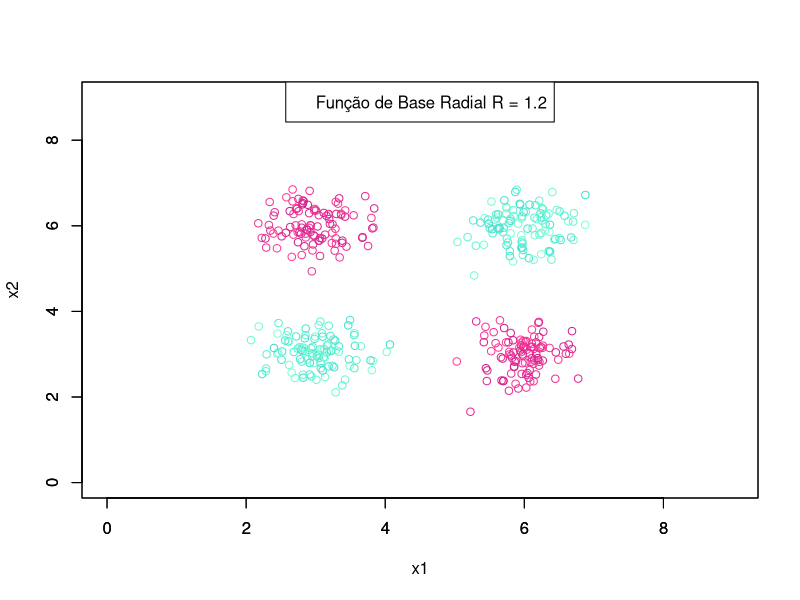
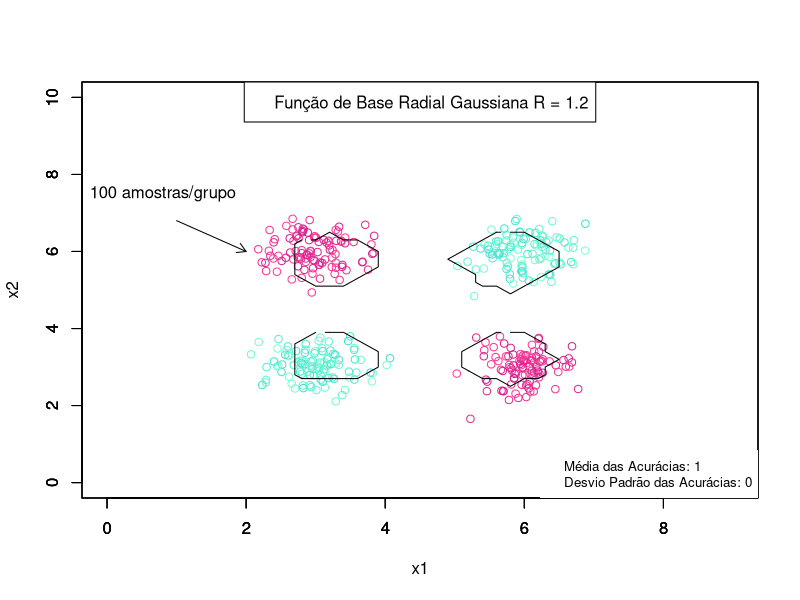

Write the R code that produced these figures, in order.
rm(list = ls())
library('corpcor')

# Função Radial de Base Gaussiana

rbf <- function(x, center, s) {
  return(exp(-0.5 * (rowSums((x - center)^2) / s^2)))
}

# Geração de Dados

set.seed(1000)
s1 <- 0.4
s2 <- 0.4
s3 <- 0.4
s4 <- 0.4
nc <- 100

xc1 <- matrix(rnorm(nc * 2), ncol = 2) * s1 + t(matrix(c(3, 3), ncol = nc, nrow = 2))
xc2 <- matrix(rnorm(nc * 2), ncol = 2) * s2 + t(matrix(c(3, 6), ncol = nc, nrow = 2))
xc3 <- matrix(rnorm(nc * 2), ncol = 2) * s3 + t(matrix(c(6, 3), ncol = nc, nrow = 2))
xc4 <- matrix(rnorm(nc * 2), ncol = 2) * s4 + t(matrix(c(6, 6), ncol = nc, nrow = 2))

x <- rbind(xc1, xc2, xc3, xc4)
d1 <- dim(xc1)[1]
d2 <- dim(xc2)[1]
d3 <- dim(xc3)[1]
d4 <- dim(xc4)[1]

corDegrade1 <- colorRampPalette(c("turquoise","aquamarine"))
corDegrade2 <- colorRampPalette(c("violetred1", "violetred"))

y <- c(rep(1, d1), rep(-1, d2), rep(-1, d3), rep(1, d4))

plot(x[which(y == 1), 1], x[which(y == 1), 2], col = corDegrade1(10), xlim = c(0, 9), ylim = c(0, 9), xlab = 'x1', ylab = 'x2')
par(new = T)
plot(x[which(y == -1), 1], x[which(y == -1), 2], col = corDegrade2(10), xlim = c(0, 9), ylim = c(0, 9), xlab = '', ylab = '')
legend('top', legend = ('Função de Base Radial R = 1.2'))

# 4 gaussianas

S <- 1.2
c1 = c(3, 3)
c2 = c(3, 6)
c3 = c(6, 3)
c4 = c(6, 6)

# Camada oculta calculada com a função rbf

h1 <- rbf(x, c1, S)
h2 <- rbf(x, c2, S)
h3 <- rbf(x, c3, S)
h4 <- rbf(x, c4, S)

H <- cbind(h1, h2, h3, h4, 1)
W <- pseudoinverse(H) %*% y

yhat <- H %*% W

# Plotando o hiperplano de separação

xgrid1 <- seq(1, 8, 0.2)
xgrid2 <- seq(1, 8, 0.2)

YHATG <- matrix(0, length(xgrid1), length(xgrid2))

i = 1
j = 1
k = 1

for (i in 1:length(xgrid1)) {
  for (j in 1:length(xgrid2)) {
    h1 <- rbf(t(as.matrix(c(xgrid1[i], xgrid2[j]))), c1, S)
    h2 <- rbf(t(as.matrix(c(xgrid1[i], xgrid2[j]))), c2, S)
    h3 <- rbf(t(as.matrix(c(xgrid1[i], xgrid2[j]))), c3, S)
    h4 <- rbf(t(as.matrix(c(xgrid1[i], xgrid2[j]))), c4, S)
    YHATG[i, j] = sign(t(as.matrix(c(h1, h2, h3, h4, 1))) %*% W)
    k = k + 1
  }
}

# Clustering

# Número de grupos em que o conjunto de dados será dividido para treinamento e teste
k <- 10

# Conjunto de teste, com 10% dos dados
test_size <- round(0.1 * nrow(x))

# Vetor de Acurácias
accuracies <- numeric(k)

# Validação Cruzada
for (fold in 1:k) {
  set.seed(fold)
  test_indices <- sample(1:nrow(x), test_size)
  train_indices <- setdiff(1:nrow(x), test_indices)
  
  x_train <- x[train_indices, ]
  y_train <- y[train_indices]
  x_test <- x[test_indices, ]
  y_test <- y[test_indices]
  
  # Treinando a rede e calculando os pesos de W
  S <- 1.2
  c1 = c(3, 3)
  c2 = c(3, 6)
  c3 = c(6, 3)
  c4 = c(6, 6)
  
  h1 <- rbf(x_train, c1, S)
  h2 <- rbf(x_train, c2, S)
  h3 <- rbf(x_train, c3, S)
  h4 <- rbf(x_train, c4, S)
  
  H <- cbind(h1, h2, h3, h4, 1)
  W <- pseudoinverse(H) %*% y_train
  
  # Fazendo previsões nos dados de teste
  h1_test <- rbf(x_test, c1, S)
  h2_test <- rbf(x_test, c2, S)
  h3_test <- rbf(x_test, c3, S)
  h4_test <- rbf(x_test, c4, S)
  
  H_test <- cbind(h1_test, h2_test, h3_test, h4_test, 1)
  Yhat_test <- sign(H_test %*% W)
  
  # Cálculo da acurácia
  # Comparamos as previsões com os dados verdadeiros para
  # Saber quais delas estão corretas
  
  accuracies[fold] <- sum(Yhat_test == y_test) / length(y_test)
}

# Calculamos a média e desvio padrão das acurácias

mean_accuracy <- mean(accuracies)
std_accuracy <- sd(accuracies)

plot(x[which(y == 1), 1], x[which(y == 1), 2], col = corDegrade1(10), xlim = c(0, 9), ylim = c(0, 10), xlab = 'x1', ylab = 'x2')
par(new = T)
plot(x[which(y == -1), 1], x[which(y == -1), 2], col = corDegrade2(10), xlim = c(0, 9), ylim = c(0, 10), xlab = '', ylab = '')
par(new = T)
contour(xgrid1, xgrid2, YHATG, levels = 0, labels = '', col = 'black',  xlim = c(0, 9), ylim = c(0, 10))
legend('bottomright', legend = c(paste("Média das Acurácias:", round(mean_accuracy, 3)),
                            paste("Desvio Padrão das Acurácias:", round(std_accuracy, 3))),
       col = c("black", "black"), lty = 0, cex = 0.8, bg = "white", box.lty = 0)
legend('top', legend = ('Função de Base Radial Gaussiana R = 1.2'))
arrows(x0 = 1.0, y0 = 6.8, x1 = 2.0, y1 = 6.0, length = 0.1);
text(x = 0.8, y = 7.5, labels = "100 amostras/grupo")

cat("Acurácia Média: ", mean_accuracy, "\n")
cat("Desvio Padrão da Acurácia: ", std_accuracy, "\n")
  
# Imprimindo no arquivo accuracies.txt
output <- cbind(paste("Simulação", 1:k), accuracies)
colnames(output) <- c("Simulação", "Acurácia")
write.table(output, file = "accuracies.txt", row.names = FALSE, col.names = TRUE)
  
# Adicionando média e desvio no final do arquivo
cat("\nMédia das Acurácias: ", mean_accuracy, "\n", file = "accuracies.txt", append = TRUE)
cat("\nDesvio Padrão das Acurácias: ", std_accuracy, "\n", file = "accuracies.txt", append = TRUE)
